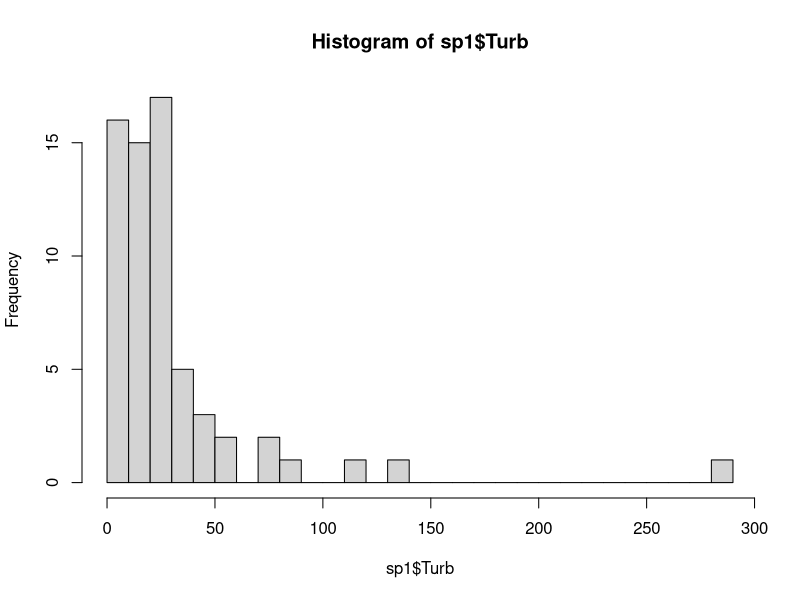
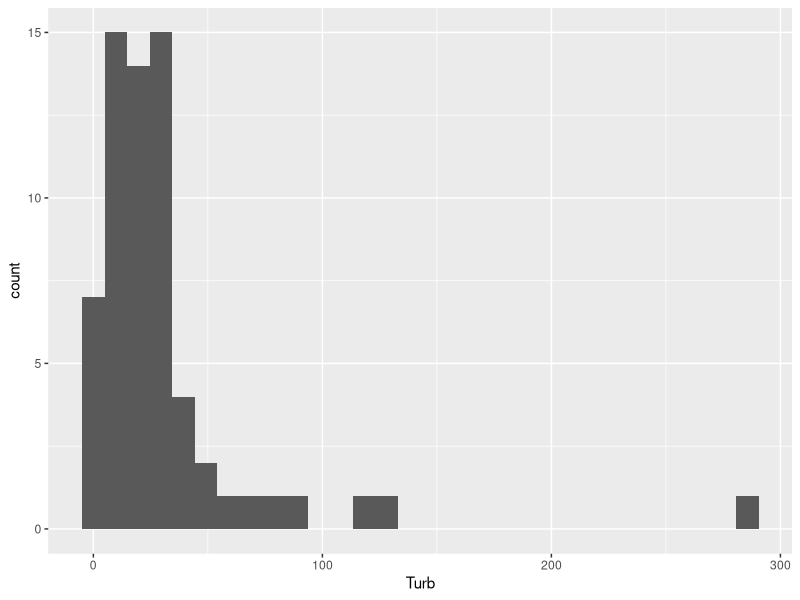
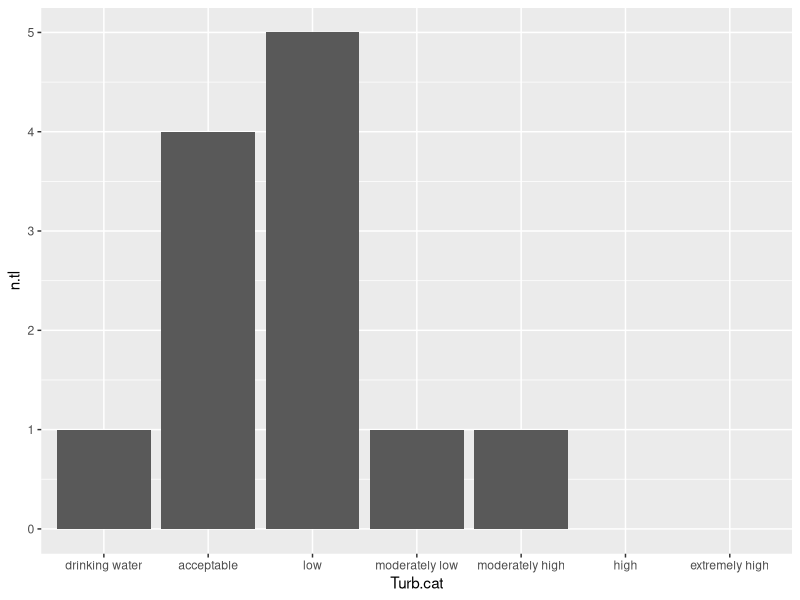
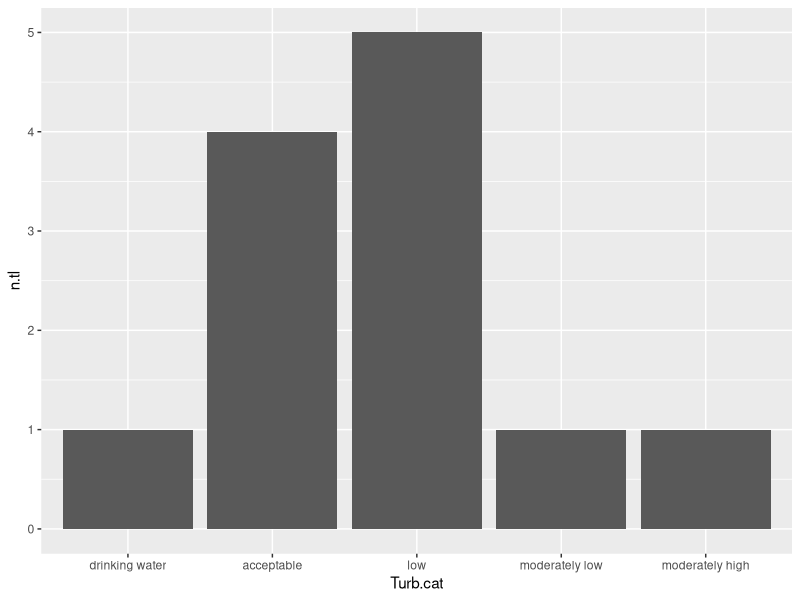

Reproduce these figures in R, in order.
#R worksheet
#Freshwater sponge R Team
#Instructions: Pick one of the environmental variables from the dataset to work with 
#as you complete this spreadsheet. Use previous scripts we have worked on together as 
#examples. Another good source of information is google. I google how to do things in R 
# on a daily basis. I am also available to help- just shoot me an email!

#1.	What variable did you pick? 

# Turbidity!

# Next, load packages you might need. You are likely to need the tidyverse package.
if(!require(tidyverse))install.packages("tidyverse"); library(tidyverse)

# Next, bring in the dataset you want to use. I recommend starting with the “Miller_sponge data.csv” file that Dr. Miller sent us when we started.
sp1<-read.csv("01_odata/Miller_sponge data.csv")

# Now, you are going to create a new categorical variable based on the values of the 
# variable you picked. It might be useful to do a bit of googling to see if there are 
# established categories for your variable – for example, a variable might be an 
# indicator of water quality for Louisiana and therefore have categories defined by 
#Louisiana Department of Environmental Quality such as “healthy”, “acceptable”, and 
# “unhealthy.” If you can easily find categories use those. Otherwise you can create 
# your own categories. 

# Before you create your new categorical variable – it would be useful to look at the 
# distribution of your variable in our dataset. This means looking at the range of 
# values, and how the values are distributed across that range. The easiest way to 
# start this is to make a histogram of your variable. 

hist(sp1$Turb,breaks=30)

# OR

ggplot(data=sp1)+
  geom_histogram(aes(x=Turb))

# 3.	Use R to determine the minimum value of your variable in our dataset. What is it?
min(sp1$Turb,na.rm = T)

# OR

summary(sp1$Turb)
  
# 4.	Use R to determine the maximum value of your variable in our dataset. What is it?
max(sp1$Turb,na.rm = T)

# OR

summary(sp1$Turb) 
  
# 5.	Use R to determine the mean value of your variable in our dataset. What is it?
mean(sp1$Turb,na.rm = T)

# OR

summary(sp1$Turb)

# Now break your variable into at least three categories - what are they?

# Turb > 1000 ~"extremely high",
# Turb < 1000 & Turb > 400 ~ "high",
# Turb < 400 & Turb > 100 ~"moderately high",
# Turb < 100 & Turb > 40 ~"moderately low",
# Turb < 40 & Turb > 10 ~"low",
# Turb < 10 & Turb > 1 ~ "acceptable",
# Turb < 1 ~"drinking water"

sp2<-sp1 %>%
  filter(!is.na(Turb))%>%
  mutate(Turb=as.numeric(Turb),
         Turb.cat = case_when(
           Turb > 1000 ~"extremely high",
           Turb < 1000 & Turb > 400 ~ "high",
           Turb < 400 & Turb > 100 ~"moderately high",
           Turb < 100 & Turb > 40 ~"moderately low",
           Turb < 40 & Turb > 10 ~"low",
           Turb < 10 & Turb > 1 ~ "acceptable",
           Turb < 1 ~"drinking water"),
         efr2=ifelse(Efr==0,0,1),# first I'm creating a new variable that is 0 if the sponge wasn't found at a site and 1 if it was
         tl2=ifelse(Tl==0,0,1),
         th2=ifelse(Th==0,0,1))%>%
  group_by(Turb.cat)%>%
  summarize(n.sites=n(),
            n.efr=sum(efr2,rm.na=T),# this gives me the total number of sites where Efr was found in each category of pH (because I grouped by my pH categorical variable)
            n.tl=sum(tl2,rm.na=T),
            th=sum(th2,rm.na=T))# the rm.na tells it to ignore NAs
#8.	Now, we are going to look at how many times the most commonly found sponge species 
# were found at sites that fell in each of your categories. The sponge species we will 
#look at are: Efr, Tl, Th. Fill in each slot in the table below with the number of sites where each sponge was found:
print(sp2)

#9.	Pick one species from above and make a 
# bar graph showing the information from your table. 

# reordering x axis without creating a factor
ggplot(data=sp2,aes(x=Turb.cat,y=n.tl)) +        
  geom_bar(stat="identity")+
  scale_x_discrete(limits = c("drinking water","acceptable",
                              "low","moderately low","moderately high",
                              "high","extremely high"))

# turning variable into a factor

sp2$Turb.cat<-factor(sp2$Turb.cat,levels =c("drinking water","acceptable",
                                            "low","moderately low","moderately high",
                                            "high","extremely high") )



ggplot(data=sp2,aes(x=Turb.cat,y=n.tl)) +        
  geom_bar(stat="identity")

